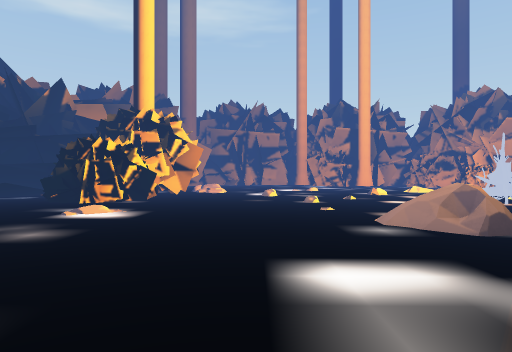
view 1 (above)

24 first-person views from a walk through a 3-D level made in the Unity game engine. The camera is 1.4 m above the floor, looks level and sees 75° across. The floor is counted in squares, 2 m on a side. Each view is taken from the middle of a square. On the plan, view 1 faces up. The plan holds only what a view shows up to about 10 squares ahead; the rest is blank. The place goes on beyond the plan. Some surface patterns are stand-ins.

view 2
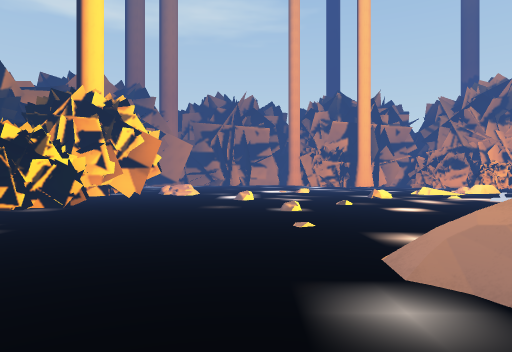

view 3
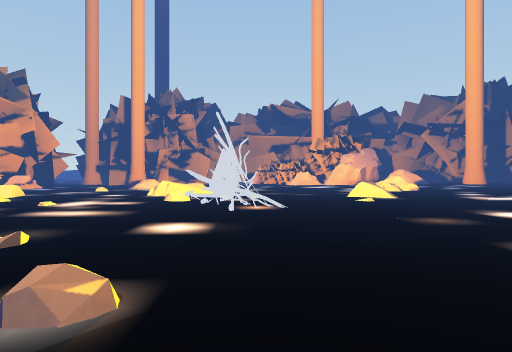

view 4
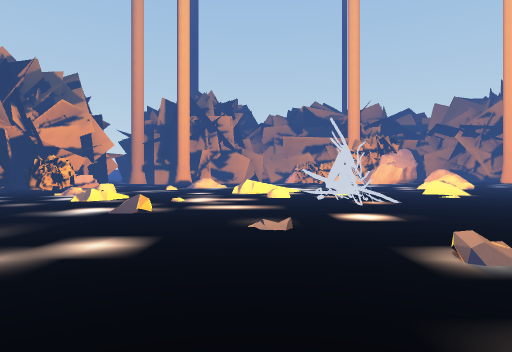

view 5
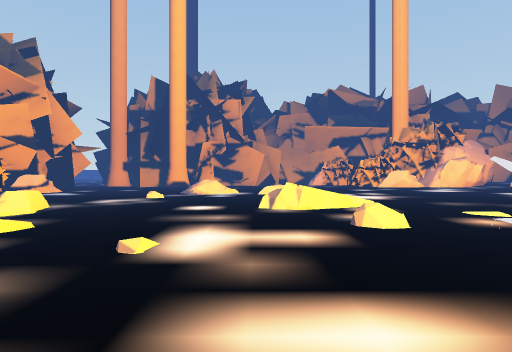

view 6
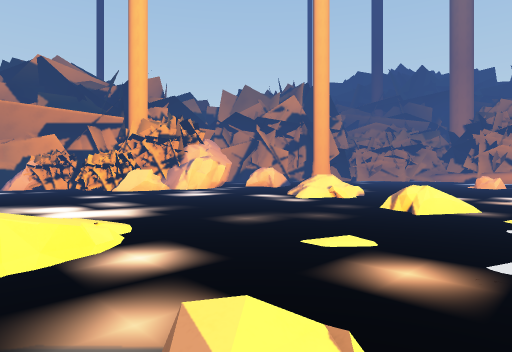

view 7
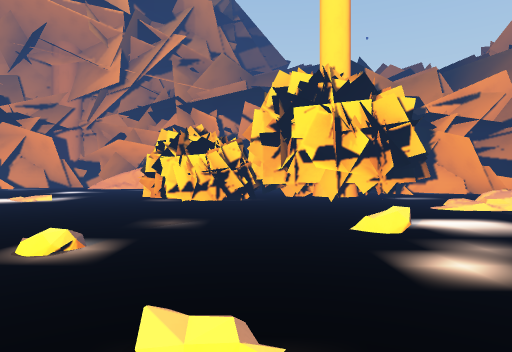

view 8
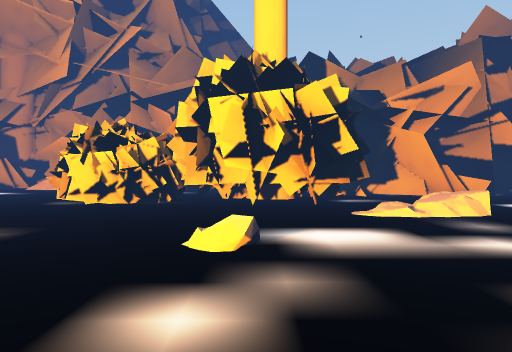

view 9
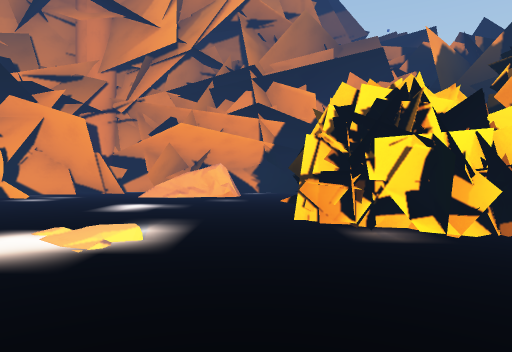

view 10
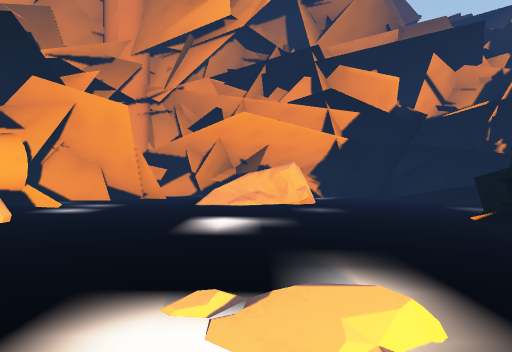

view 11
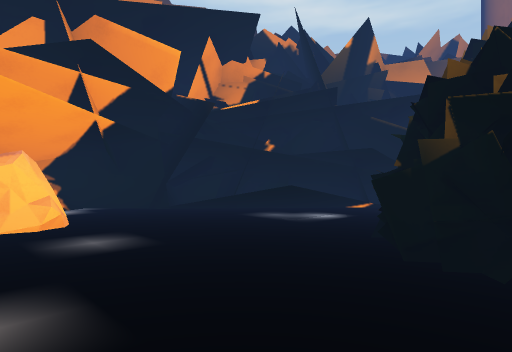

view 12
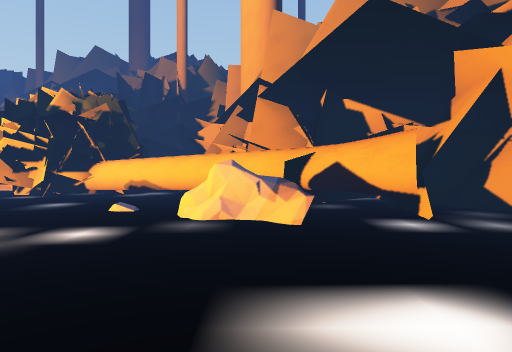

view 13
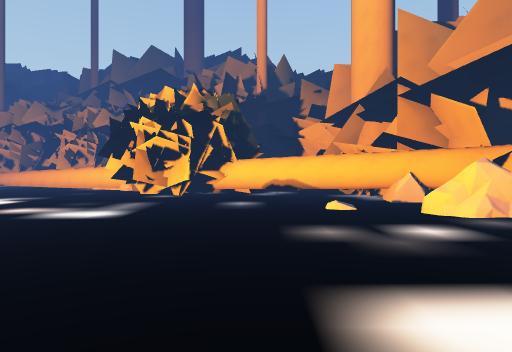

view 14
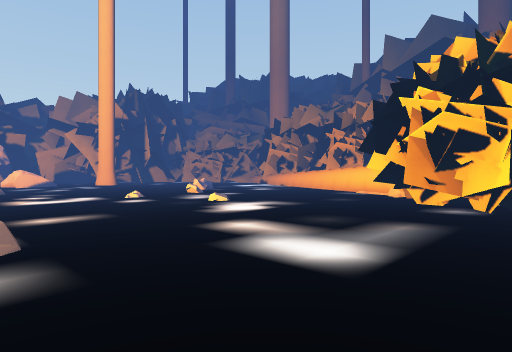

view 15
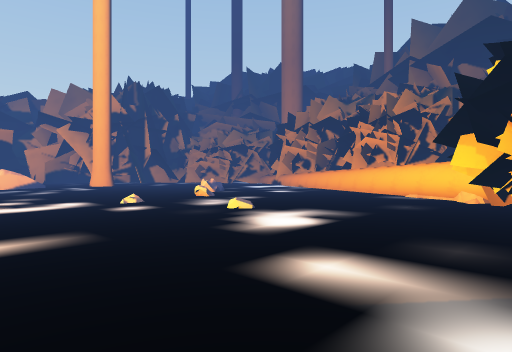

view 16
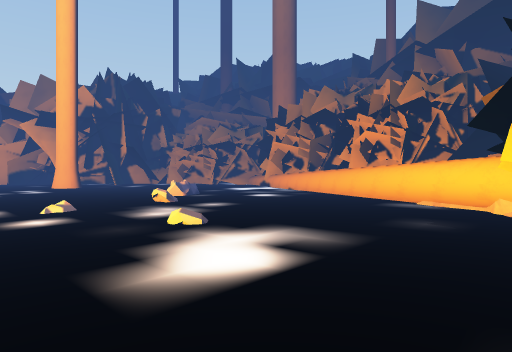

view 17
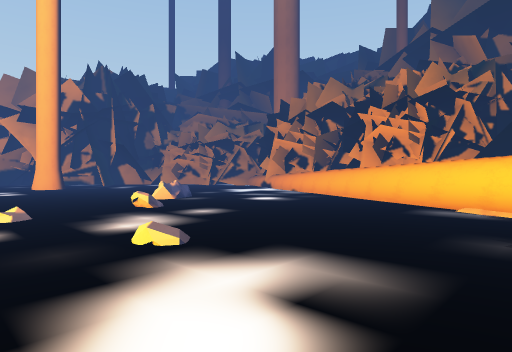

view 18
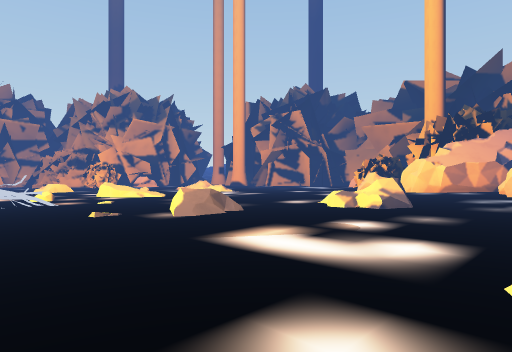

view 19
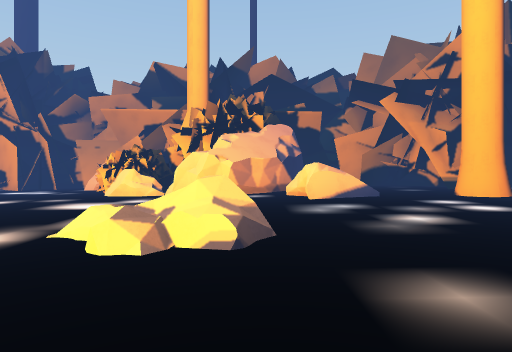

view 20
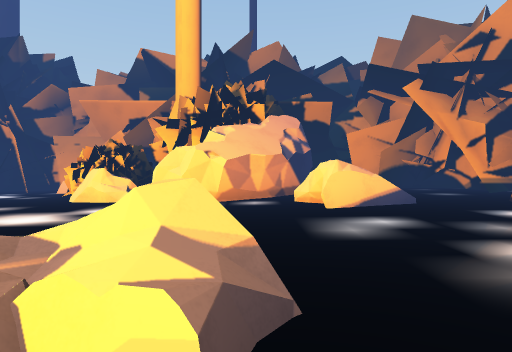

view 21
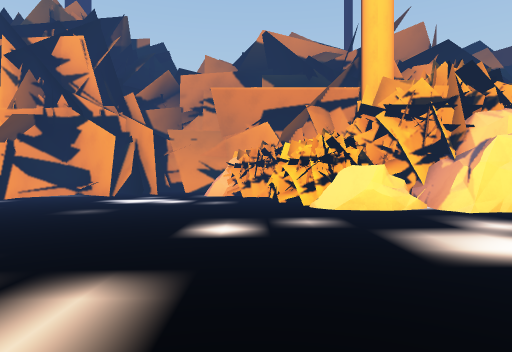

view 22
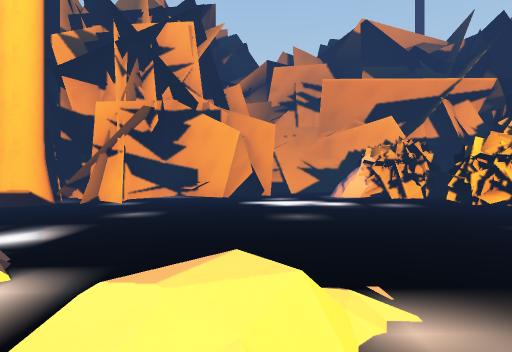

view 23
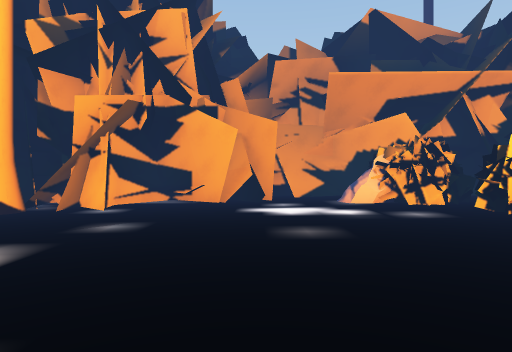

view 24
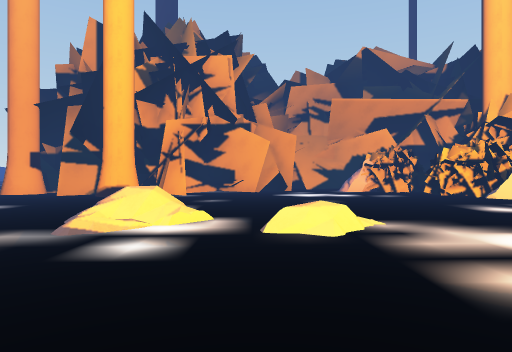

### Floor plan
Key: @ floor where view 1 was taken; # wall or solid block; . main floor; : floor 0.25 m higher than the main floor; + floor 0.5 m higher than the main floor; * floor 0.75 m higher than the main floor; / step, stairs or slope; = window, fence, low wall or low ledge; ^ raised ledge; R rock; O other object.
Columns run from 13 left of view 1 to 27 right of it. Each row starts with its distance up from view 1.
 19        .. //.       ..   #...   ..... #
 18        ...//...   ...R //....  .....OO##
 17         ## ..... .....................##
 16    ##   ###....................  ...... #
 15   ###  ####...R...R............//...... #
 14   ##.. ###...............=....=.........#
 13   # =.  #................=  ../=.......##
 12  ##=^.. OO.............R..+ .............
 11 ###...OOOO.....:....OOO................:
 10 ##.....OO............O/..............::#O
  9 #..................................:::OO
  8    #::...........................::OOOOO
  7  ###::::./..............R.......::##O
  6  #  ::::::...../RR......//.....:::/ #
  5  #::::::::::..../  .........+    :####
  4  ##:::::::::::.............R#=:  :##
  3  ##:=::*R::::::::........../=:::::##
  2   #:##  ///:::::::.........::::::RR##
  1   #####::::::::::::.......::::::R
  0       ###::::@::::::::.:.::::::::/
 -1         ###::##::::::::::::::::::+++
 -2           ######:::::::R::::  :::++++
 -3               ##:::::::/:::     OO++#
 -4                #:::::::::=         +#
 -5                ###:::::::
 -6                  ###+++:

Positions as (right, up) in squares from view 1, and headings:
1: (0, 0), facing up
2: (1, 3), facing up
3: (0, 10), facing right
4: (-1, 13), facing right
5: (5, 14), facing right
6: (9, 13), facing down-right
7: (5, 13), facing left
8: (4, 15), facing left
9: (0, 9), facing left
10: (-2, 7), facing left
11: (-5, 7), facing up-left
12: (-6, 8), facing down
13: (-2, 8), facing down
14: (-1, 5), facing down-right
15: (1, 4), facing down-right
16: (2, 2), facing down-right
17: (3, 1), facing down-right
18: (7, 0), facing up-right
19: (11, 3), facing right
20: (13, 3), facing right
21: (15, 9), facing right
22: (16, 13), facing right
23: (17, 13), facing right
24: (13, 14), facing right
